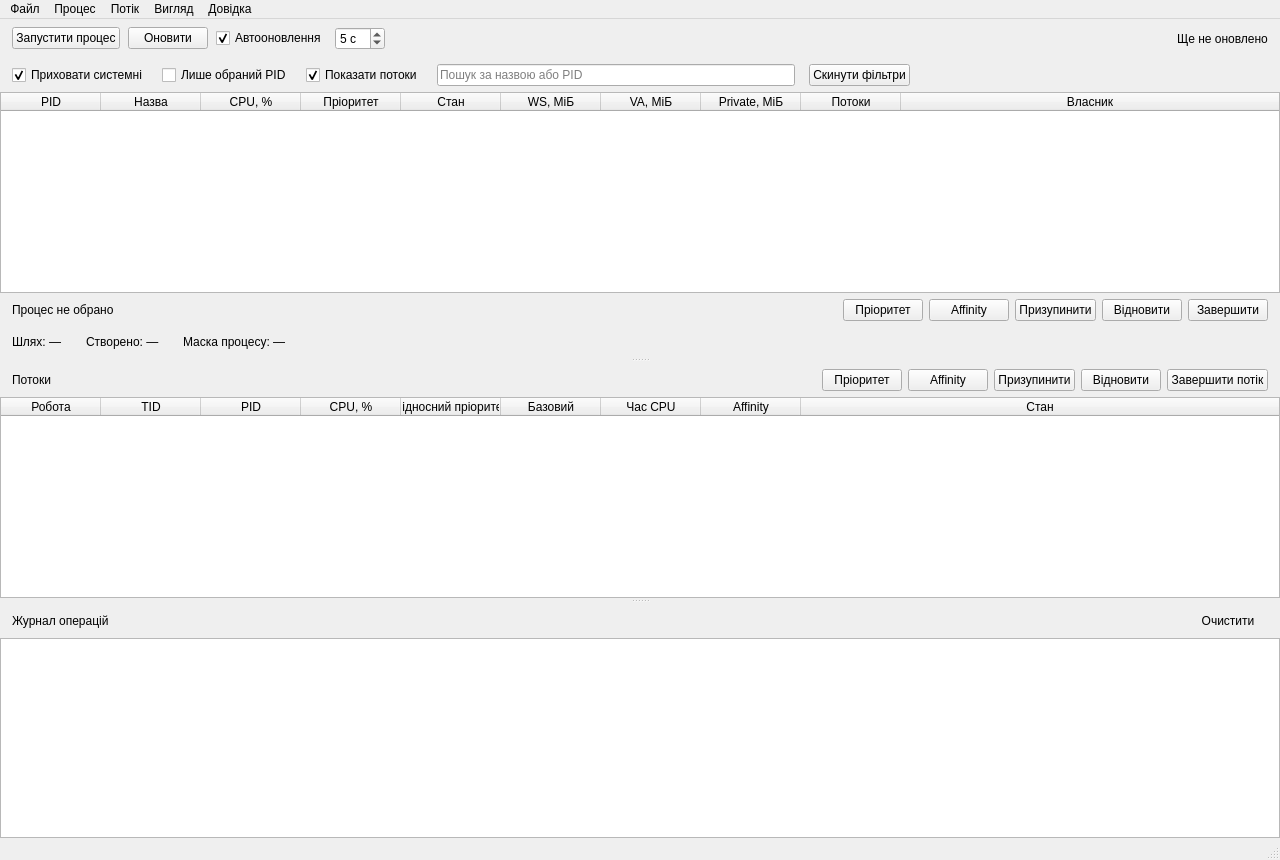
<?xml version="1.0" encoding="UTF-8"?>
<ui version="4.0">
 <class>MainWindow</class>
 <widget class="QMainWindow" name="MainWindow">
  <property name="geometry">
   <rect><x>0</x><y>0</y><width>1280</width><height>860</height></rect>
  </property>
  <property name="minimumSize">
   <size><width>980</width><height>640</height></size>
  </property>
  <property name="windowTitle">
   <string>MyTaskManager — процеси і потоки</string>
  </property>
  <property name="windowIcon">
   <iconset resource="resources.qrc"><normaloff>:/icons/app.svg</normaloff>:/icons/app.svg</iconset>
  </property>
  <widget class="QWidget" name="centralwidget">
   <layout class="QVBoxLayout" name="centralLayout">
    <property name="spacing"><number>0</number></property>
    <property name="leftMargin"><number>0</number></property>
    <property name="topMargin"><number>0</number></property>
    <property name="rightMargin"><number>0</number></property>
    <property name="bottomMargin"><number>0</number></property>
    <item>
     <widget class="QFrame" name="toolBarFrame">
      <property name="role" stdset="0"><string>bar</string></property>
      <layout class="QHBoxLayout" name="toolBarLayout">
       <property name="spacing"><number>8</number></property>
       <property name="leftMargin"><number>12</number></property>
       <property name="topMargin"><number>8</number></property>
       <property name="rightMargin"><number>12</number></property>
       <property name="bottomMargin"><number>8</number></property>
       <item>
        <widget class="QPushButton" name="btnLaunch">
         <property name="text"><string>Запустити процес</string></property>
         <property name="toolTip"><string>Запустити новий процес (CreateProcessW)</string></property>
         <property name="icon"><iconset resource="resources.qrc"><normaloff>:/icons/rocket-white.svg</normaloff>:/icons/rocket-white.svg</iconset></property>
         <property name="primary" stdset="0"><bool>true</bool></property>
        </widget>
       </item>
       <item>
        <widget class="QPushButton" name="btnRefresh">
         <property name="text"><string>Оновити</string></property>
         <property name="toolTip"><string>Оновити дані зараз (F5)</string></property>
         <property name="icon"><iconset resource="resources.qrc"><normaloff>:/icons/refresh.svg</normaloff>:/icons/refresh.svg</iconset></property>
        </widget>
       </item>
       <item>
        <widget class="QCheckBox" name="chkAutoRefresh">
         <property name="text"><string>Автооновлення</string></property>
         <property name="checked"><bool>true</bool></property>
        </widget>
       </item>
       <item>
        <widget class="QSpinBox" name="spinInterval">
         <property name="toolTip"><string>Інтервал автооновлення</string></property>
         <property name="suffix"><string> с</string></property>
         <property name="minimum"><number>1</number></property>
         <property name="maximum"><number>60</number></property>
         <property name="value"><number>5</number></property>
        </widget>
       </item>
       <item>
        <spacer name="toolBarSpacer">
         <property name="orientation"><enum>Qt::Horizontal</enum></property>
         <property name="sizeHint" stdset="0"><size><width>40</width><height>20</height></size></property>
        </spacer>
       </item>
       <item>
        <widget class="QLabel" name="lblLastUpdate">
         <property name="text"><string>Ще не оновлено</string></property>
         <property name="muted" stdset="0"><bool>true</bool></property>
        </widget>
       </item>
      </layout>
     </widget>
    </item>
    <item>
     <widget class="QFrame" name="filterFrame">
      <property name="role" stdset="0"><string>bar</string></property>
      <layout class="QHBoxLayout" name="filterLayout">
       <property name="spacing"><number>14</number></property>
       <property name="leftMargin"><number>12</number></property>
       <property name="topMargin"><number>6</number></property>
       <property name="rightMargin"><number>12</number></property>
       <property name="bottomMargin"><number>6</number></property>
       <item>
        <widget class="QCheckBox" name="chkHideSystem">
         <property name="text"><string>Приховати системні</string></property>
         <property name="toolTip"><string>Власник LocalSystem, LocalService, NetworkService, а також PID 0 і 4</string></property>
         <property name="checked"><bool>true</bool></property>
        </widget>
       </item>
       <item>
        <widget class="QCheckBox" name="chkOnlySelected">
         <property name="text"><string>Лише обраний PID</string></property>
         <property name="toolTip"><string>Має пріоритет над іншими фільтрами</string></property>
        </widget>
       </item>
       <item>
        <widget class="QCheckBox" name="chkShowThreads">
         <property name="text"><string>Показати потоки</string></property>
         <property name="checked"><bool>true</bool></property>
        </widget>
       </item>
       <item>
        <widget class="QLineEdit" name="editSearch">
         <property name="minimumSize"><size><width>220</width><height>0</height></size></property>
         <property name="placeholderText"><string>Пошук за назвою або PID</string></property>
         <property name="clearButtonEnabled"><bool>true</bool></property>
        </widget>
       </item>
       <item>
        <widget class="QPushButton" name="btnResetFilters">
         <property name="text"><string>Скинути фільтри</string></property>
         <property name="icon"><iconset resource="resources.qrc"><normaloff>:/icons/filter-off.svg</normaloff>:/icons/filter-off.svg</iconset></property>
        </widget>
       </item>
       <item>
        <spacer name="filterSpacer">
         <property name="orientation"><enum>Qt::Horizontal</enum></property>
         <property name="sizeHint" stdset="0"><size><width>40</width><height>20</height></size></property>
        </spacer>
       </item>
      </layout>
     </widget>
    </item>
    <item>
     <widget class="QSplitter" name="mainSplitter">
      <property name="orientation"><enum>Qt::Vertical</enum></property>
      <property name="childrenCollapsible"><bool>false</bool></property>
      <property name="handleWidth"><number>6</number></property>
      <widget class="QWidget" name="processPane">
       <layout class="QVBoxLayout" name="processPaneLayout">
        <property name="spacing"><number>0</number></property>
        <property name="leftMargin"><number>0</number></property>
        <property name="topMargin"><number>0</number></property>
        <property name="rightMargin"><number>0</number></property>
        <property name="bottomMargin"><number>0</number></property>
        <item>
         <widget class="QTableWidget" name="tblProcesses">
          <property name="contextMenuPolicy"><enum>Qt::CustomContextMenu</enum></property>
          <property name="editTriggers"><set>QAbstractItemView::NoEditTriggers</set></property>
          <property name="selectionMode"><enum>QAbstractItemView::SingleSelection</enum></property>
          <property name="selectionBehavior"><enum>QAbstractItemView::SelectRows</enum></property>
          <property name="showGrid"><bool>false</bool></property>
          <property name="sortingEnabled"><bool>true</bool></property>
          <property name="wordWrap"><bool>false</bool></property>
          <property name="cornerButtonEnabled"><bool>false</bool></property>
          <attribute name="horizontalHeaderHighlightSections"><bool>false</bool></attribute>
          <attribute name="horizontalHeaderStretchLastSection"><bool>true</bool></attribute>
          <attribute name="verticalHeaderVisible"><bool>false</bool></attribute>
          <column><property name="text"><string>PID</string></property></column>
          <column><property name="text"><string>Назва</string></property></column>
          <column><property name="text"><string>CPU, %</string></property></column>
          <column><property name="text"><string>Пріоритет</string></property></column>
          <column><property name="text"><string>Стан</string></property></column>
          <column><property name="text"><string>WS, МіБ</string></property></column>
          <column><property name="text"><string>VA, МіБ</string></property></column>
          <column><property name="text"><string>Private, МіБ</string></property></column>
          <column><property name="text"><string>Потоки</string></property></column>
          <column><property name="text"><string>Власник</string></property></column>
         </widget>
        </item>
        <item>
         <widget class="QFrame" name="procActionBar">
          <property name="role" stdset="0"><string>actionBar</string></property>
          <layout class="QHBoxLayout" name="procActionLayout">
           <property name="spacing"><number>6</number></property>
           <property name="leftMargin"><number>12</number></property>
           <property name="topMargin"><number>6</number></property>
           <property name="rightMargin"><number>12</number></property>
           <property name="bottomMargin"><number>6</number></property>
           <item>
            <widget class="QLabel" name="lblProcTitle">
             <property name="text"><string>Процес не обрано</string></property>
             <property name="title" stdset="0"><bool>true</bool></property>
            </widget>
           </item>
           <item>
            <spacer name="procActionSpacer">
             <property name="orientation"><enum>Qt::Horizontal</enum></property>
             <property name="sizeHint" stdset="0"><size><width>40</width><height>20</height></size></property>
            </spacer>
           </item>
           <item>
            <widget class="QPushButton" name="btnProcPriority">
             <property name="text"><string>Пріоритет</string></property>
             <property name="icon"><iconset resource="resources.qrc"><normaloff>:/icons/arrows-up-down.svg</normaloff>:/icons/arrows-up-down.svg</iconset></property>
            </widget>
           </item>
           <item>
            <widget class="QPushButton" name="btnProcAffinity">
             <property name="text"><string>Affinity</string></property>
             <property name="icon"><iconset resource="resources.qrc"><normaloff>:/icons/cpu-2.svg</normaloff>:/icons/cpu-2.svg</iconset></property>
            </widget>
           </item>
           <item>
            <widget class="QPushButton" name="btnProcSuspend">
             <property name="text"><string>Призупинити</string></property>
             <property name="icon"><iconset resource="resources.qrc"><normaloff>:/icons/player-pause.svg</normaloff>:/icons/player-pause.svg</iconset></property>
            </widget>
           </item>
           <item>
            <widget class="QPushButton" name="btnProcResume">
             <property name="text"><string>Відновити</string></property>
             <property name="icon"><iconset resource="resources.qrc"><normaloff>:/icons/player-play.svg</normaloff>:/icons/player-play.svg</iconset></property>
            </widget>
           </item>
           <item>
            <widget class="QPushButton" name="btnProcTerminate">
             <property name="text"><string>Завершити</string></property>
             <property name="icon"><iconset resource="resources.qrc"><normaloff>:/icons/terminate.svg</normaloff>:/icons/terminate.svg</iconset></property>
             <property name="danger" stdset="0"><bool>true</bool></property>
            </widget>
           </item>
          </layout>
         </widget>
        </item>
        <item>
         <widget class="QFrame" name="procDetailsBar">
          <property name="role" stdset="0"><string>detailsBar</string></property>
          <layout class="QHBoxLayout" name="procDetailsLayout">
           <property name="spacing"><number>24</number></property>
           <property name="leftMargin"><number>12</number></property>
           <property name="topMargin"><number>5</number></property>
           <property name="rightMargin"><number>12</number></property>
           <property name="bottomMargin"><number>5</number></property>
           <item><widget class="QLabel" name="lblProcPath"><property name="text"><string>Шлях: —</string></property><property name="textInteractionFlags"><set>Qt::TextSelectableByMouse</set></property></widget></item>
           <item><widget class="QLabel" name="lblProcCreated"><property name="text"><string>Створено: —</string></property></widget></item>
           <item><widget class="QLabel" name="lblProcMask"><property name="text"><string>Маска процесу: —</string></property></widget></item>
           <item><widget class="QLabel" name="lblProcHandle"><property name="text"><string/></property></widget></item>
           <item>
            <spacer name="procDetailsSpacer">
             <property name="orientation"><enum>Qt::Horizontal</enum></property>
             <property name="sizeHint" stdset="0"><size><width>40</width><height>20</height></size></property>
            </spacer>
           </item>
          </layout>
         </widget>
        </item>
       </layout>
      </widget>
      <widget class="QWidget" name="threadPane">
       <layout class="QVBoxLayout" name="threadPaneLayout">
        <property name="spacing"><number>0</number></property>
        <property name="leftMargin"><number>0</number></property>
        <property name="topMargin"><number>0</number></property>
        <property name="rightMargin"><number>0</number></property>
        <property name="bottomMargin"><number>0</number></property>
        <item>
         <widget class="QFrame" name="thrActionBar">
          <property name="role" stdset="0"><string>actionBar</string></property>
          <layout class="QHBoxLayout" name="thrActionLayout">
           <property name="spacing"><number>6</number></property>
           <property name="leftMargin"><number>12</number></property>
           <property name="topMargin"><number>6</number></property>
           <property name="rightMargin"><number>12</number></property>
           <property name="bottomMargin"><number>6</number></property>
           <item>
            <widget class="QLabel" name="lblThrTitle">
             <property name="text"><string>Потоки</string></property>
             <property name="title" stdset="0"><bool>true</bool></property>
            </widget>
           </item>
           <item>
            <spacer name="thrActionSpacer">
             <property name="orientation"><enum>Qt::Horizontal</enum></property>
             <property name="sizeHint" stdset="0"><size><width>40</width><height>20</height></size></property>
            </spacer>
           </item>
           <item>
            <widget class="QPushButton" name="btnThrPriority">
             <property name="text"><string>Пріоритет</string></property>
             <property name="icon"><iconset resource="resources.qrc"><normaloff>:/icons/arrows-up-down.svg</normaloff>:/icons/arrows-up-down.svg</iconset></property>
            </widget>
           </item>
           <item>
            <widget class="QPushButton" name="btnThrAffinity">
             <property name="text"><string>Affinity</string></property>
             <property name="icon"><iconset resource="resources.qrc"><normaloff>:/icons/cpu-2.svg</normaloff>:/icons/cpu-2.svg</iconset></property>
            </widget>
           </item>
           <item>
            <widget class="QPushButton" name="btnThrSuspend">
             <property name="text"><string>Призупинити</string></property>
             <property name="icon"><iconset resource="resources.qrc"><normaloff>:/icons/player-pause.svg</normaloff>:/icons/player-pause.svg</iconset></property>
            </widget>
           </item>
           <item>
            <widget class="QPushButton" name="btnThrResume">
             <property name="text"><string>Відновити</string></property>
             <property name="icon"><iconset resource="resources.qrc"><normaloff>:/icons/player-play.svg</normaloff>:/icons/player-play.svg</iconset></property>
            </widget>
           </item>
           <item>
            <widget class="QPushButton" name="btnThrTerminate">
             <property name="text"><string>Завершити потік</string></property>
             <property name="toolTip"><string>Демонстраційно: лише для власного MyWorker.exe</string></property>
             <property name="icon"><iconset resource="resources.qrc"><normaloff>:/icons/terminate.svg</normaloff>:/icons/terminate.svg</iconset></property>
             <property name="danger" stdset="0"><bool>true</bool></property>
            </widget>
           </item>
          </layout>
         </widget>
        </item>
        <item>
         <widget class="QTableWidget" name="tblThreads">
          <property name="contextMenuPolicy"><enum>Qt::CustomContextMenu</enum></property>
          <property name="editTriggers"><set>QAbstractItemView::NoEditTriggers</set></property>
          <property name="selectionMode"><enum>QAbstractItemView::SingleSelection</enum></property>
          <property name="selectionBehavior"><enum>QAbstractItemView::SelectRows</enum></property>
          <property name="showGrid"><bool>false</bool></property>
          <property name="sortingEnabled"><bool>true</bool></property>
          <property name="wordWrap"><bool>false</bool></property>
          <property name="cornerButtonEnabled"><bool>false</bool></property>
          <attribute name="horizontalHeaderHighlightSections"><bool>false</bool></attribute>
          <attribute name="horizontalHeaderStretchLastSection"><bool>true</bool></attribute>
          <attribute name="verticalHeaderVisible"><bool>false</bool></attribute>
          <column><property name="text"><string>Робота</string></property></column>
          <column><property name="text"><string>TID</string></property></column>
          <column><property name="text"><string>PID</string></property></column>
          <column><property name="text"><string>CPU, %</string></property></column>
          <column><property name="text"><string>Відносний пріоритет</string></property></column>
          <column><property name="text"><string>Базовий</string></property></column>
          <column><property name="text"><string>Час CPU</string></property></column>
          <column><property name="text"><string>Affinity</string></property></column>
          <column><property name="text"><string>Стан</string></property></column>
         </widget>
        </item>
       </layout>
      </widget>
      <widget class="QWidget" name="logPane">
       <layout class="QVBoxLayout" name="logPaneLayout">
        <property name="spacing"><number>0</number></property>
        <property name="leftMargin"><number>0</number></property>
        <property name="topMargin"><number>0</number></property>
        <property name="rightMargin"><number>0</number></property>
        <property name="bottomMargin"><number>0</number></property>
        <item>
         <widget class="QFrame" name="logHeader">
          <property name="role" stdset="0"><string>actionBar</string></property>
          <layout class="QHBoxLayout" name="logHeaderLayout">
           <property name="leftMargin"><number>12</number></property>
           <property name="topMargin"><number>6</number></property>
           <property name="rightMargin"><number>12</number></property>
           <property name="bottomMargin"><number>6</number></property>
           <item>
            <widget class="QLabel" name="lblLogTitle">
             <property name="text"><string>Журнал операцій</string></property>
             <property name="title" stdset="0"><bool>true</bool></property>
            </widget>
           </item>
           <item>
            <spacer name="logSpacer">
             <property name="orientation"><enum>Qt::Horizontal</enum></property>
             <property name="sizeHint" stdset="0"><size><width>40</width><height>20</height></size></property>
            </spacer>
           </item>
           <item>
            <widget class="QPushButton" name="btnClearLog">
             <property name="text"><string>Очистити</string></property>
             <property name="flat" stdset="0"><bool>true</bool></property>
            </widget>
           </item>
          </layout>
         </widget>
        </item>
        <item>
         <widget class="QListWidget" name="lstLog">
          <property name="selectionMode"><enum>QAbstractItemView::ExtendedSelection</enum></property>
          <property name="uniformItemSizes"><bool>true</bool></property>
         </widget>
        </item>
       </layout>
      </widget>
     </widget>
    </item>
   </layout>
  </widget>
  <widget class="QMenuBar" name="menubar">
   <property name="geometry"><rect><x>0</x><y>0</y><width>1280</width><height>24</height></rect></property>
   <widget class="QMenu" name="menuFile">
    <property name="title"><string>Файл</string></property>
    <addaction name="actionLaunch"/>
    <addaction name="actionRefresh"/>
    <addaction name="separator"/>
    <addaction name="actionExit"/>
   </widget>
   <widget class="QMenu" name="menuProcess">
    <property name="title"><string>Процес</string></property>
    <addaction name="actionProcPriority"/>
    <addaction name="actionProcAffinity"/>
    <addaction name="separator"/>
    <addaction name="actionProcSuspend"/>
    <addaction name="actionProcResume"/>
    <addaction name="separator"/>
    <addaction name="actionOnlyThisPid"/>
    <addaction name="actionProcTerminate"/>
   </widget>
   <widget class="QMenu" name="menuThread">
    <property name="title"><string>Потік</string></property>
    <addaction name="actionThrPriority"/>
    <addaction name="actionThrAffinity"/>
    <addaction name="separator"/>
    <addaction name="actionThrSuspend"/>
    <addaction name="actionThrResume"/>
    <addaction name="separator"/>
    <addaction name="actionThrTerminate"/>
   </widget>
   <widget class="QMenu" name="menuView">
    <property name="title"><string>Вигляд</string></property>
    <addaction name="actionHideSystem"/>
    <addaction name="actionOnlySelected"/>
    <addaction name="actionShowThreads"/>
    <addaction name="actionResetFilters"/>
    <addaction name="separator"/>
    <addaction name="actionAutoRefresh"/>
   </widget>
   <widget class="QMenu" name="menuHelp">
    <property name="title"><string>Довідка</string></property>
    <addaction name="actionStatesLegend"/>
    <addaction name="actionAbout"/>
   </widget>
   <addaction name="menuFile"/>
   <addaction name="menuProcess"/>
   <addaction name="menuThread"/>
   <addaction name="menuView"/>
   <addaction name="menuHelp"/>
  </widget>
  <widget class="QStatusBar" name="statusbar"/>
  <action name="actionLaunch">
   <property name="icon"><iconset resource="resources.qrc"><normaloff>:/icons/rocket.svg</normaloff>:/icons/rocket.svg</iconset></property>
   <property name="text"><string>Запустити процес…</string></property>
   <property name="shortcut"><string>Ctrl+N</string></property>
  </action>
  <action name="actionRefresh">
   <property name="icon"><iconset resource="resources.qrc"><normaloff>:/icons/refresh.svg</normaloff>:/icons/refresh.svg</iconset></property>
   <property name="text"><string>Оновити</string></property>
   <property name="shortcut"><string>F5</string></property>
  </action>
  <action name="actionExit">
   <property name="icon"><iconset resource="resources.qrc"><normaloff>:/icons/logout.svg</normaloff>:/icons/logout.svg</iconset></property>
   <property name="text"><string>Вихід</string></property>
   <property name="shortcut"><string>Alt+F4</string></property>
  </action>
  <action name="actionProcPriority">
   <property name="icon"><iconset resource="resources.qrc"><normaloff>:/icons/arrows-up-down.svg</normaloff>:/icons/arrows-up-down.svg</iconset></property>
   <property name="text"><string>Пріоритет процесу…</string></property>
  </action>
  <action name="actionProcAffinity">
   <property name="icon"><iconset resource="resources.qrc"><normaloff>:/icons/cpu-2.svg</normaloff>:/icons/cpu-2.svg</iconset></property>
   <property name="text"><string>Відповідність CPU…</string></property>
  </action>
  <action name="actionProcSuspend">
   <property name="icon"><iconset resource="resources.qrc"><normaloff>:/icons/player-pause.svg</normaloff>:/icons/player-pause.svg</iconset></property>
   <property name="text"><string>Призупинити всі потоки</string></property>
  </action>
  <action name="actionProcResume">
   <property name="icon"><iconset resource="resources.qrc"><normaloff>:/icons/player-play.svg</normaloff>:/icons/player-play.svg</iconset></property>
   <property name="text"><string>Відновити</string></property>
  </action>
  <action name="actionOnlyThisPid">
   <property name="icon"><iconset resource="resources.qrc"><normaloff>:/icons/eye.svg</normaloff>:/icons/eye.svg</iconset></property>
   <property name="text"><string>Показати лише цей PID</string></property>
  </action>
  <action name="actionProcTerminate">
   <property name="icon"><iconset resource="resources.qrc"><normaloff>:/icons/terminate.svg</normaloff>:/icons/terminate.svg</iconset></property>
   <property name="text"><string>Завершити процес…</string></property>
   <property name="shortcut"><string>Del</string></property>
  </action>
  <action name="actionThrPriority">
   <property name="icon"><iconset resource="resources.qrc"><normaloff>:/icons/arrows-up-down.svg</normaloff>:/icons/arrows-up-down.svg</iconset></property>
   <property name="text"><string>Пріоритет потоку…</string></property>
  </action>
  <action name="actionThrAffinity">
   <property name="icon"><iconset resource="resources.qrc"><normaloff>:/icons/cpu-2.svg</normaloff>:/icons/cpu-2.svg</iconset></property>
   <property name="text"><string>Відповідність CPU потоку…</string></property>
  </action>
  <action name="actionThrSuspend">
   <property name="icon"><iconset resource="resources.qrc"><normaloff>:/icons/player-pause.svg</normaloff>:/icons/player-pause.svg</iconset></property>
   <property name="text"><string>Призупинити потік</string></property>
  </action>
  <action name="actionThrResume">
   <property name="icon"><iconset resource="resources.qrc"><normaloff>:/icons/player-play.svg</normaloff>:/icons/player-play.svg</iconset></property>
   <property name="text"><string>Відновити потік</string></property>
  </action>
  <action name="actionThrTerminate">
   <property name="icon"><iconset resource="resources.qrc"><normaloff>:/icons/terminate.svg</normaloff>:/icons/terminate.svg</iconset></property>
   <property name="text"><string>Завершити потік (демо)…</string></property>
  </action>
  <action name="actionHideSystem">
   <property name="checkable"><bool>true</bool></property>
   <property name="checked"><bool>true</bool></property>
   <property name="text"><string>Приховати системні</string></property>
  </action>
  <action name="actionOnlySelected">
   <property name="checkable"><bool>true</bool></property>
   <property name="text"><string>Лише обраний PID</string></property>
  </action>
  <action name="actionShowThreads">
   <property name="checkable"><bool>true</bool></property>
   <property name="checked"><bool>true</bool></property>
   <property name="text"><string>Показати потоки</string></property>
  </action>
  <action name="actionResetFilters">
   <property name="icon"><iconset resource="resources.qrc"><normaloff>:/icons/filter-off.svg</normaloff>:/icons/filter-off.svg</iconset></property>
   <property name="text"><string>Скинути фільтри</string></property>
  </action>
  <action name="actionAutoRefresh">
   <property name="checkable"><bool>true</bool></property>
   <property name="checked"><bool>true</bool></property>
   <property name="text"><string>Автооновлення</string></property>
  </action>
  <action name="actionStatesLegend">
   <property name="icon"><iconset resource="resources.qrc"><normaloff>:/icons/list.svg</normaloff>:/icons/list.svg</iconset></property>
   <property name="text"><string>Позначення станів</string></property>
  </action>
  <action name="actionAbout">
   <property name="icon"><iconset resource="resources.qrc"><normaloff>:/icons/info-circle.svg</normaloff>:/icons/info-circle.svg</iconset></property>
   <property name="text"><string>Про програму</string></property>
  </action>
 </widget>
 <resources>
  <include location="resources.qrc"/>
 </resources>
 <connections/>
</ui>
